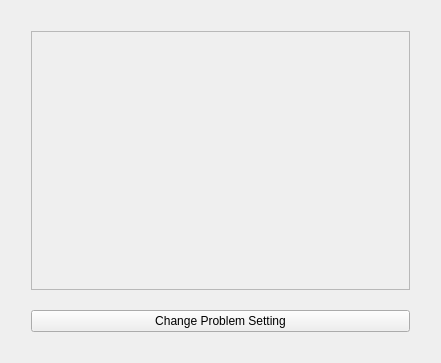
<?xml version="1.0" encoding="UTF-8"?>
<ui version="4.0">
 <class>MainWindow</class>
 <widget class="QMainWindow" name="MainWindow">
  <property name="enabled">
   <bool>true</bool>
  </property>
  <property name="geometry">
   <rect>
    <x>0</x>
    <y>0</y>
    <width>441</width>
    <height>363</height>
   </rect>
  </property>
  <property name="sizePolicy">
   <sizepolicy hsizetype="Preferred" vsizetype="Preferred">
    <horstretch>0</horstretch>
    <verstretch>0</verstretch>
   </sizepolicy>
  </property>
  <property name="minimumSize">
   <size>
    <width>200</width>
    <height>150</height>
   </size>
  </property>
  <property name="windowTitle">
   <string>DelFEM : fluid2d_demos</string>
  </property>
  <widget class="QWidget" name="centralWidget">
   <property name="sizePolicy">
    <sizepolicy hsizetype="Preferred" vsizetype="Preferred">
     <horstretch>100</horstretch>
     <verstretch>100</verstretch>
    </sizepolicy>
   </property>
   <property name="autoFillBackground">
    <bool>false</bool>
   </property>
   <layout class="QHBoxLayout" name="horizontalLayout">
    <item>
     <layout class="QVBoxLayout" name="verticalLayout" stretch="0,0">
      <property name="spacing">
       <number>20</number>
      </property>
      <property name="sizeConstraint">
       <enum>QLayout::SetDefaultConstraint</enum>
      </property>
      <property name="margin">
       <number>20</number>
      </property>
      <item>
       <widget class="QScrollArea" name="scrollArea">
        <property name="sizePolicy">
         <sizepolicy hsizetype="Expanding" vsizetype="Expanding">
          <horstretch>0</horstretch>
          <verstretch>0</verstretch>
         </sizepolicy>
        </property>
        <property name="widgetResizable">
         <bool>true</bool>
        </property>
        <property name="alignment">
         <set>Qt::AlignJustify|Qt::AlignVCenter</set>
        </property>
        <widget class="QWidget" name="scrollAreaWidgetContents">
         <property name="geometry">
          <rect>
           <x>0</x>
           <y>0</y>
           <width>373</width>
           <height>255</height>
          </rect>
         </property>
        </widget>
       </widget>
      </item>
      <item>
       <widget class="QPushButton" name="pushButton">
        <property name="sizePolicy">
         <sizepolicy hsizetype="Preferred" vsizetype="Preferred">
          <horstretch>0</horstretch>
          <verstretch>0</verstretch>
         </sizepolicy>
        </property>
        <property name="text">
         <string>Change Problem Setting</string>
        </property>
       </widget>
      </item>
     </layout>
    </item>
   </layout>
  </widget>
 </widget>
 <layoutdefault spacing="6" margin="11"/>
 <resources/>
 <connections/>
</ui>
